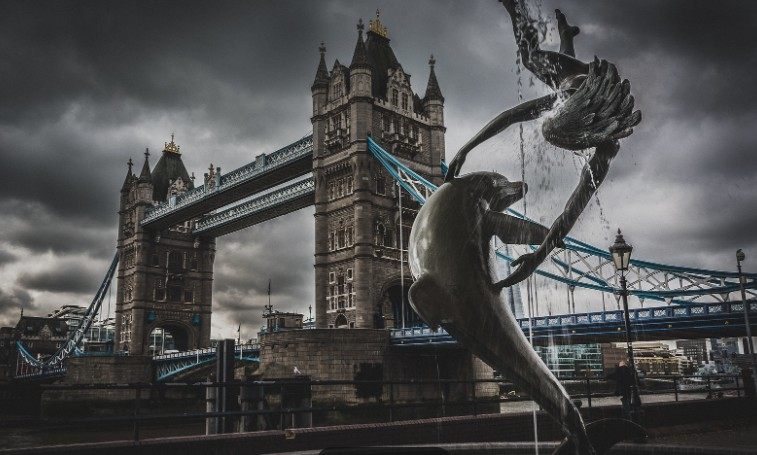
#> input picture dragon.jpg, 757 x 455 px
$ python p4parte2.py
#> lines starting #> are read from the running program, lines starting #| are printed output that depends on the picture
import cv2
import numpy as np
import matplotlib.pyplot as plt
img = cv2.imread('dragon.jpg', cv2.IMREAD_GRAYSCALE)
#> img: shape (455, 757); min 13, max 230, mean 79.2
if img is None:
    print("Error: no se encontró la imagen")
    exit()
hist_original = cv2.calcHist([img], [0], None, [256], [0,256])
#> hist_original = 256 values, max 7156 at index 28, min 0 at index 0, mean 1345.4
img_eq = cv2.equalizeHist(img)
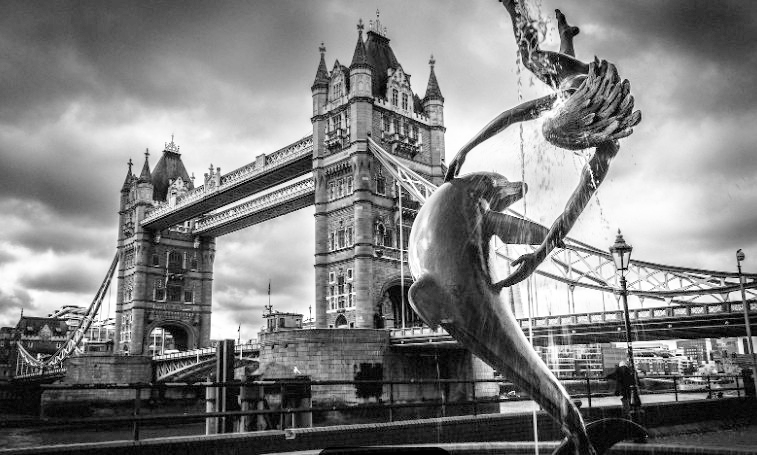
#> img_eq: shape (455, 757); min 0, max 255, mean 128.7
hist_eq = cv2.calcHist([img_eq], [0], None, [256], [0,256])
#> hist_eq = 256 values, max 7156 at index 15, min 0 at index 3, mean 1345.4
plt.figure(figsize=(12,8))
plt.subplot(2,2,1)
plt.imshow(img, cmap='gray')
plt.title("Imagen Original (Bajo Contraste)")
plt.axis('off')
plt.subplot(2,2,2)
plt.plot(hist_original)
plt.title("Histograma Original")
plt.xlim([0,256])
plt.subplot(2,2,3)
plt.imshow(img_eq, cmap='gray')
plt.title("Imagen Ecualizada (Mejor Contraste)")
plt.axis('off')
plt.subplot(2,2,4)
plt.plot(hist_eq)
plt.title("Histograma Ecualizado")
plt.xlim([0,256])
plt.tight_layout()
plt.show()
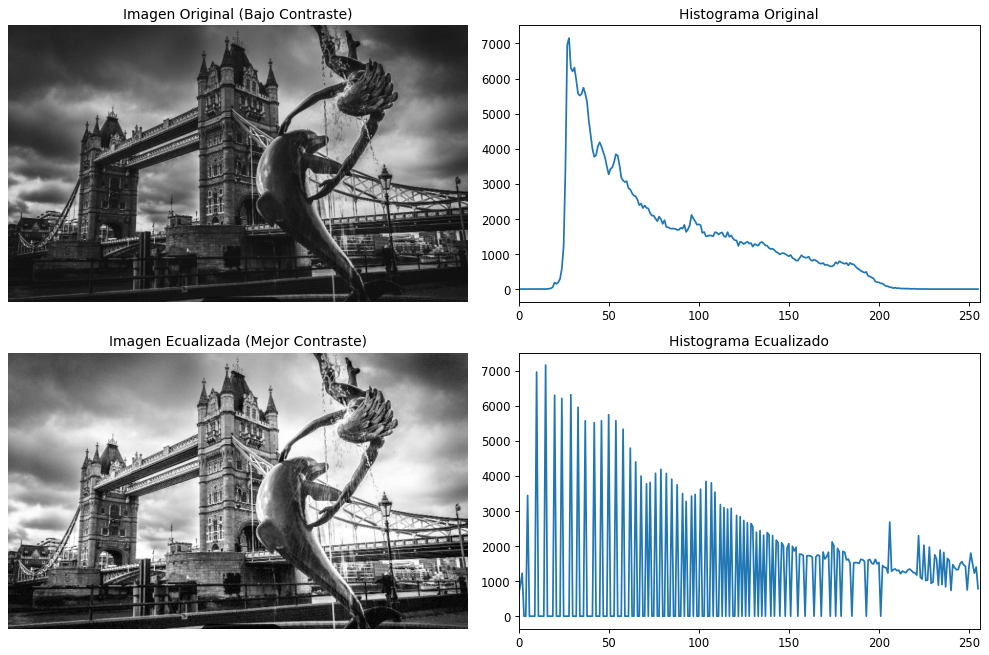
#> figure drawn by matplotlib, 4 panels; panel 2: curve peaks at x = 28, y = 7156; panel 4: curve peaks at x = 15, y = 7156
cv2.imshow("Original", img)
cv2.imshow("Ecualizada", img_eq)
cv2.waitKey(0)
cv2.destroyAllWindows()
